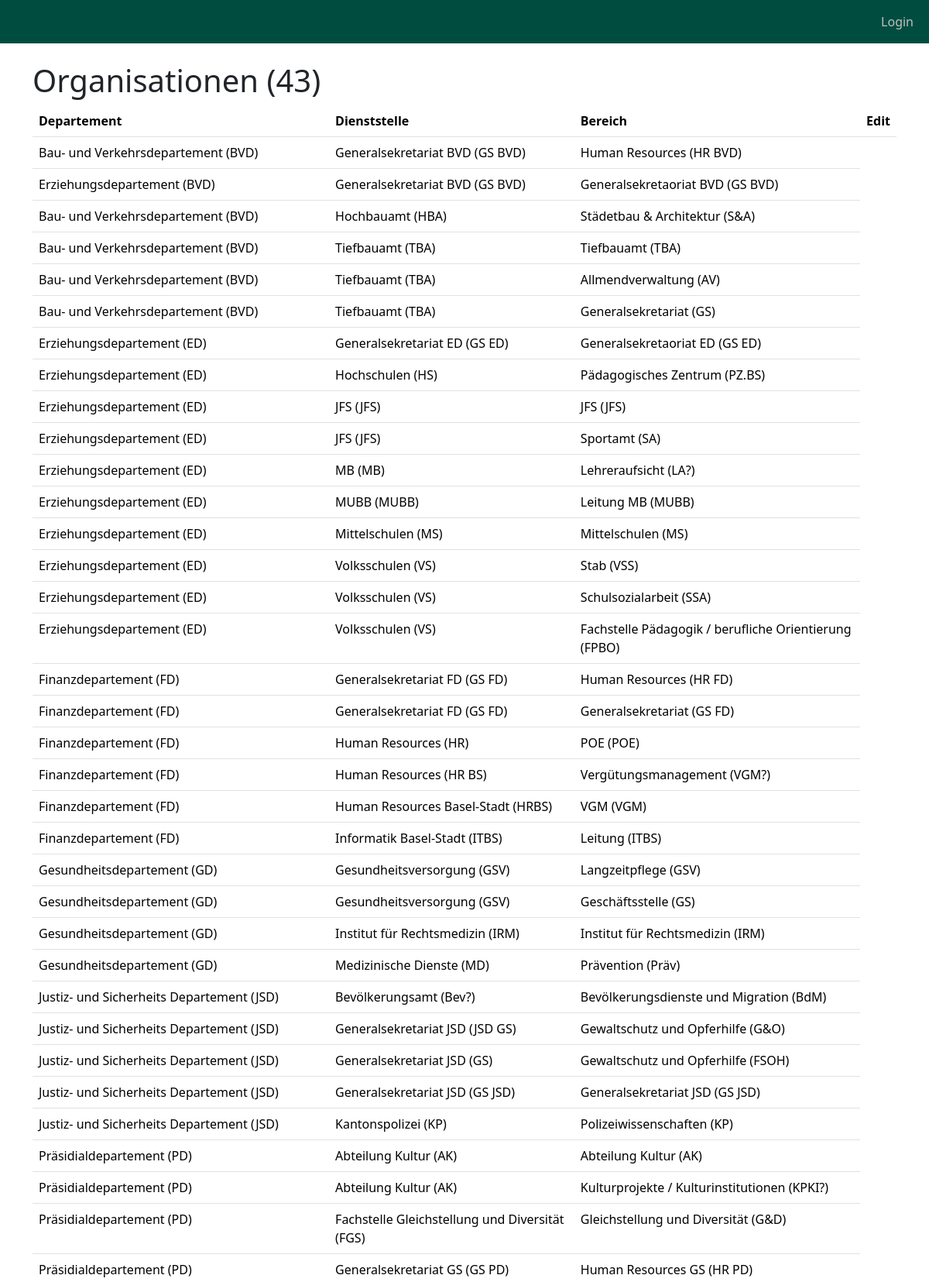
The app's page /organisationen/ (upper part) with its own data.
### objective_manager_app/models.py (models this page shows, shortened)
class Organisation(models.Model):
    departement = models.CharField(max_length=200, verbose_name='Departement')
    dienststelle = models.CharField(max_length=200, verbose_name='Dienststelle')
    bereich = models.CharField(max_length=200, verbose_name='Bereich')
    departement_kuerzel = models.CharField(max_length=200, verbose_name='Departement Kürzel')
    dienststelle_kuerzel = models.CharField(max_length=200, verbose_name='Dienststelle Kürzel')
    bereich_kuerzel = models.CharField(max_length=200, verbose_name='Bereich Kürzel')
    class Meta:
        ordering = ['departement_kuerzel', 'dienststelle']

### objective_manager_app/views.py (the view)
# urls.py: path("organisationen/", views.organisationen_list, name="organisationen_list"),
def organisationen_list(request):
    organisationen = Organisation.objects.all()
    strategie_auswahl_id = request.session.get('strategie_id', None)
    context = {
        'organisationen': organisationen,
    }
    return render(request, "objective_manager_app/organisationen_list.html", context)

### objective_manager_app/templatetags/custom_filters.py (called while the page is built)
@register.filter(name='is_in_group')
def is_in_group(user, group_name):
    if user.is_authenticated:
        return user.groups.filter(name=group_name).exists()
    return False

### templates/objective_manager_app/organisationen_list.html (shortened to what this page needs)
{% extends "base.html" %}
{% load custom_filters%}
{% block content %}
    <div class="container">
        <h1>Organisationen ({{organisationen|length}})</h1>
        <table class="table">
            <thead>
                <tr>
                    <th>Departement</th>
                    <th>Dienststelle</th>
                    <th>Bereich</th>
                    <th>Edit</th>
                </tr>
            </thead>
            <tbody>
                {% for organisation in organisationen %}
                <tr>
                    <td>{{ organisation.departement }} ({{ organisation.departement_kuerzel }})</td>
                    <td>{{ organisation.dienststelle }} ({{ organisation.dienststelle_kuerzel }})</td>
                    <td>{{ organisation.bereich }} ({{ organisation.bereich_kuerzel }})</td>
                </tr>
                {% endfor %}
            </tbody>
        </table>
    </div>
{% endblock %}

### records on screen
Organisation: departement "Bau- und Verkehrsdepartement", departement_kuerzel "BVD", dienststelle "Generalsekretariat BVD", dienststelle_kuerzel "GS BVD", bereich "Human Resources", bereich_kuerzel "HR BVD"
Organisation: departement "Erziehungsdepartement", departement_kuerzel "BVD", dienststelle "Generalsekretariat BVD", dienststelle_kuerzel "GS BVD", bereich "Generalsekretaoriat BVD", bereich_kuerzel "GS BVD"
Organisation: departement "Bau- und Verkehrsdepartement", departement_kuerzel "BVD", dienststelle "Hochbauamt", dienststelle_kuerzel "HBA", bereich "Städetbau & Architektur", bereich_kuerzel "S&A"
Organisation: departement "Bau- und Verkehrsdepartement", departement_kuerzel "BVD", dienststelle "Tiefbauamt", dienststelle_kuerzel "TBA", bereich "Tiefbauamt", bereich_kuerzel "TBA"
Organisation: departement "Bau- und Verkehrsdepartement", departement_kuerzel "BVD", dienststelle "Tiefbauamt", dienststelle_kuerzel "TBA", bereich "Allmendverwaltung", bereich_kuerzel "AV"
Organisation: departement "Bau- und Verkehrsdepartement", departement_kuerzel "BVD", dienststelle "Tiefbauamt", dienststelle_kuerzel "TBA", bereich "Generalsekretariat", bereich_kuerzel "GS"
Organisation: departement "Erziehungsdepartement", departement_kuerzel "ED", dienststelle "Generalsekretariat ED", dienststelle_kuerzel "GS ED", bereich "Generalsekretaoriat ED", bereich_kuerzel "GS ED"
Organisation: departement "Erziehungsdepartement", departement_kuerzel "ED", dienststelle "Hochschulen", dienststelle_kuerzel "HS", bereich "Pädagogisches Zentrum", bereich_kuerzel "PZ.BS"
Organisation: departement "Erziehungsdepartement", departement_kuerzel "ED", dienststelle "JFS", dienststelle_kuerzel "JFS", bereich "JFS", bereich_kuerzel "JFS"
Organisation: departement "Erziehungsdepartement", departement_kuerzel "ED", dienststelle "JFS", dienststelle_kuerzel "JFS", bereich "Sportamt", bereich_kuerzel "SA"
Organisation: departement "Erziehungsdepartement", departement_kuerzel "ED", dienststelle "MB", dienststelle_kuerzel "MB", bereich "Lehreraufsicht", bereich_kuerzel "LA?"
Organisation: departement "Erziehungsdepartement", departement_kuerzel "ED", dienststelle "MUBB", dienststelle_kuerzel "MUBB", bereich "Leitung MB", bereich_kuerzel "MUBB"
Organisation: departement "Erziehungsdepartement", departement_kuerzel "ED", dienststelle "Mittelschulen", dienststelle_kuerzel "MS", bereich "Mittelschulen", bereich_kuerzel "MS"
Organisation: departement "Erziehungsdepartement", departement_kuerzel "ED", dienststelle "Volksschulen", dienststelle_kuerzel "VS", bereich "Stab", bereich_kuerzel "VSS"
Organisation: departement "Erziehungsdepartement", departement_kuerzel "ED", dienststelle "Volksschulen", dienststelle_kuerzel "VS", bereich "Schulsozialarbeit", bereich_kuerzel "SSA"
Organisation: departement "Erziehungsdepartement", departement_kuerzel "ED", dienststelle "Volksschulen", dienststelle_kuerzel "VS", bereich "Fachstelle Pädagogik / berufliche Orientierung", bereich_kuerzel "FPBO"
Organisation: departement "Finanzdepartement", departement_kuerzel "FD", dienststelle "Generalsekretariat FD", dienststelle_kuerzel "GS FD", bereich "Human Resources", bereich_kuerzel "HR FD"
Organisation: departement "Finanzdepartement", departement_kuerzel "FD", dienststelle "Generalsekretariat FD", dienststelle_kuerzel "GS FD", bereich "Generalsekretariat", bereich_kuerzel "GS FD"
Organisation: departement "Finanzdepartement", departement_kuerzel "FD", dienststelle "Human Resources", dienststelle_kuerzel "HR", bereich "POE", bereich_kuerzel "POE"
Organisation: departement "Finanzdepartement", departement_kuerzel "FD", dienststelle "Human Resources", dienststelle_kuerzel "HR BS", bereich "Vergütungsmanagement", bereich_kuerzel "VGM?"
Organisation: departement "Finanzdepartement", departement_kuerzel "FD", dienststelle "Human Resources Basel-Stadt", dienststelle_kuerzel "HRBS", bereich "VGM", bereich_kuerzel "VGM"
Organisation: departement "Finanzdepartement", departement_kuerzel "FD", dienststelle "Informatik Basel-Stadt", dienststelle_kuerzel "ITBS", bereich "Leitung", bereich_kuerzel "ITBS"
Organisation: departement "Gesundheitsdepartement", departement_kuerzel "GD", dienststelle "Gesundheitsversorgung", dienststelle_kuerzel "GSV", bereich "Langzeitpflege", bereich_kuerzel "GSV"
Organisation: departement "Gesundheitsdepartement", departement_kuerzel "GD", dienststelle "Gesundheitsversorgung", dienststelle_kuerzel "GSV", bereich "Geschäftsstelle", bereich_kuerzel "GS"
Organisation: departement "Gesundheitsdepartement", departement_kuerzel "GD", dienststelle "Institut für Rechtsmedizin", dienststelle_kuerzel "IRM", bereich "Institut für Rechtsmedizin", bereich_kuerzel "IRM"
Organisation: departement "Gesundheitsdepartement", departement_kuerzel "GD", dienststelle "Medizinische Dienste", dienststelle_kuerzel "MD", bereich "Prävention", bereich_kuerzel "Präv"
Organisation: departement "Justiz- und Sicherheits Departement", departement_kuerzel "JSD", dienststelle "Bevölkerungsamt", dienststelle_kuerzel "Bev?", bereich "Bevölkerungsdienste und Migration", bereich_kuerzel "BdM"
Organisation: departement "Justiz- und Sicherheits Departement", departement_kuerzel "JSD", dienststelle "Generalsekretariat JSD", dienststelle_kuerzel "JSD GS", bereich "Gewaltschutz und Opferhilfe", bereich_kuerzel "G&O"
Organisation: departement "Justiz- und Sicherheits Departement", departement_kuerzel "JSD", dienststelle "Generalsekretariat JSD", dienststelle_kuerzel "GS", bereich "Gewaltschutz und Opferhilfe", bereich_kuerzel "FSOH"
Organisation: departement "Justiz- und Sicherheits Departement", departement_kuerzel "JSD", dienststelle "Generalsekretariat JSD", dienststelle_kuerzel "GS JSD", bereich "Generalsekretariat JSD", bereich_kuerzel "GS JSD"
Organisation: departement "Justiz- und Sicherheits Departement", departement_kuerzel "JSD", dienststelle "Kantonspolizei", dienststelle_kuerzel "KP", bereich "Polizeiwissenschaften", bereich_kuerzel "KP"
Organisation: departement "Präsidialdepartement", departement_kuerzel "PD", dienststelle "Abteilung Kultur", dienststelle_kuerzel "AK", bereich "Abteilung Kultur", bereich_kuerzel "AK"
Organisation: departement "Präsidialdepartement", departement_kuerzel "PD", dienststelle "Abteilung Kultur", dienststelle_kuerzel "AK", bereich "Kulturprojekte / Kulturinstitutionen", bereich_kuerzel "KPKI?"
Organisation: departement "Präsidialdepartement", departement_kuerzel "PD", dienststelle "Fachstelle Gleichstellung und Diversität", dienststelle_kuerzel "FGS", bereich "Gleichstellung und Diversität", bereich_kuerzel "G&D"
Organisation: departement "Präsidialdepartement", departement_kuerzel "PD", dienststelle "Generalsekretariat GS", dienststelle_kuerzel "GS PD", bereich "Human Resources GS", bereich_kuerzel "HR PD"

### other values on screen
{{ organisationen|length }} "43"
